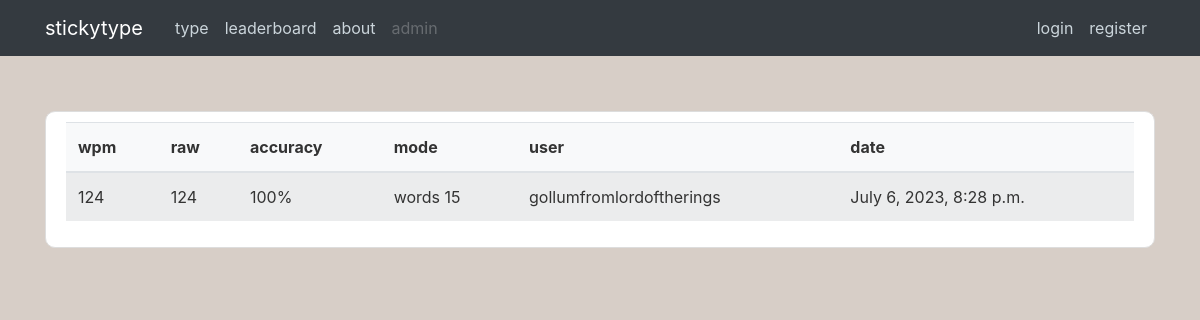
The page /stats/369/ on the database its author committed.
### type/models.py (models this page shows, shortened)
class Stat(models.Model):
    author = models.ForeignKey(User, on_delete=models.CASCADE)
    wpm_total = models.PositiveSmallIntegerField(default=0)
    wpm_raw = models.PositiveSmallIntegerField(default=0)
    time = models.DateTimeField(auto_now_add=True)
    accuracy = models.PositiveSmallIntegerField(default=0)
    mode = models.CharField(max_length=20, default='')

### type/views.py (the view)
# urls.py: path('stats/<int:pk>/', StatDetailView.as_view(), name='stat-detail'),
class StatDetailView(DetailView):
    model = Stat

### type/templates/type/stat_detail.html (shortened to what this page needs)
{% extends "type/base.html" %}
{% block content%}
    <div class="content-section">
        <table class="table table-hover table-striped bg-light">
            <thead>
            <tr>
                <th scope="col">wpm</th>
                <th scope="col">raw</th>
                <th scope="col">accuracy</th>
                <th scope="col">mode</th>
                <th scope="col">user</th>
                <th scope="col">date</th>
            </tr>
            </thead>
            <tbody>
                <tr>
                    <td>{{ object.wpm_total }}</td>
                    <td>{{ object.wpm_raw }}</td>
                    <td>{{ object.accuracy }}%</td>
                    <td>{{ object.mode }}</td>
                    <td>{{ object.author.username }}</td>
                    <td>{{ object.time }}</td>
                </tr>
            </tbody>
        </table>
    </div>
{% endblock content%}

### type/static/type/main.css (style rules this page uses)
* { margin: 0; padding: 0; box-sizing: border-box; }
body { color: #333333; display: flex; align-items: center; background: #D7CEC7; }
.content-section { background: #ffffff; padding: 10px 20px; border: 1px solid #dddddd; border-radius: 10px; margin-top: 10%; }

### rows shown on the page
Stat: wpm_total "124", wpm_raw "124", accuracy "100", mode "words 15", author.username "gollumfromlordoftherings", time "July 6, 2023, 8:28 p.m."
